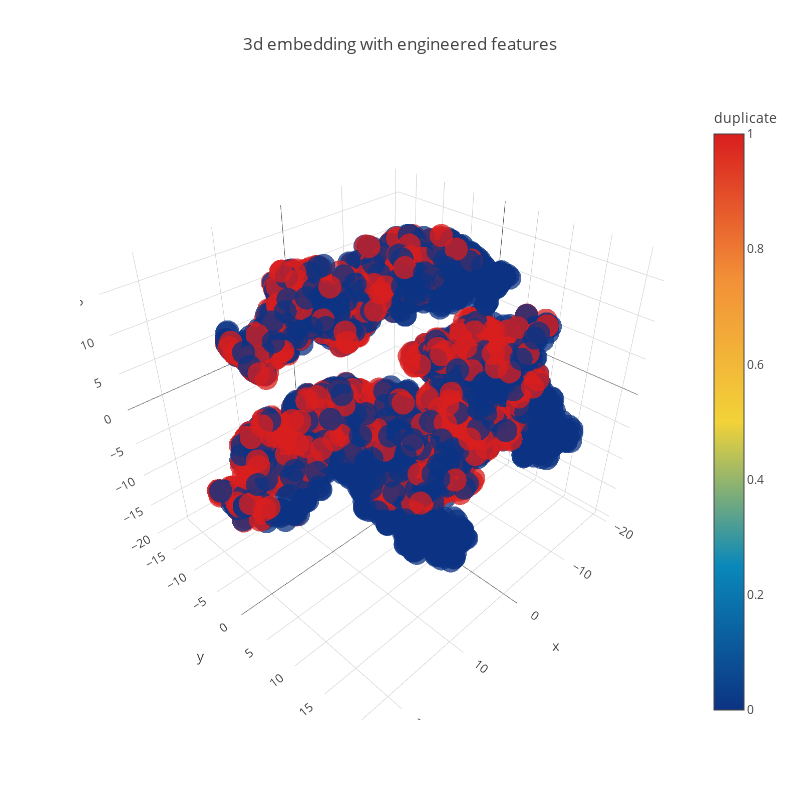

Write notebook code for a chart like this one.
### Code cell
trace1 = go.Scatter3d(
    x=tsne3d[:,0],
    y=tsne3d[:,1],
    z=tsne3d[:,2],
    mode='markers',
    marker=dict(
        sizemode='diameter',
        color = y,
        colorscale = 'Portland',
        colorbar = dict(title = 'duplicate'),
        line=dict(color='rgb(255, 255, 255)'),
        opacity=0.75
    )
)

data=[trace1]
layout=dict(height=800, width=800, title='3d embedding with engineered features')
fig=dict(data=data, layout=layout)
py.iplot(fig, filename='3DBubble')

### Figure 1 — Plotly figure (JSON) as saved in the notebook; plotly's stock layout.template omitted (floating-point values rounded to 4 significant figures; data arrays with more than 128 entries replaced by an {"elided": "..."} marker saying what was removed)
{"data": [{"marker": {"color": {"elided": "5000 int values"}, "colorbar": {"title": {"text": "duplicate"}}, "colorscale": "Portland", "line": {"color": "rgb(255, 255, 255)"}, "opacity": 0.75, "sizemode": "diameter"}, "mode": "markers", "type": "scatter3d", "uid": "42479d6e-1975-419d-86de-a08f768adcde", "x": {"elided": "5000 float values"}, "y": {"elided": "5000 float values"}, "z": {"elided": "5000 float values"}}], "layout": {"height": 800, "title": {"text": "3d embedding with engineered features"}, "width": 800}}
